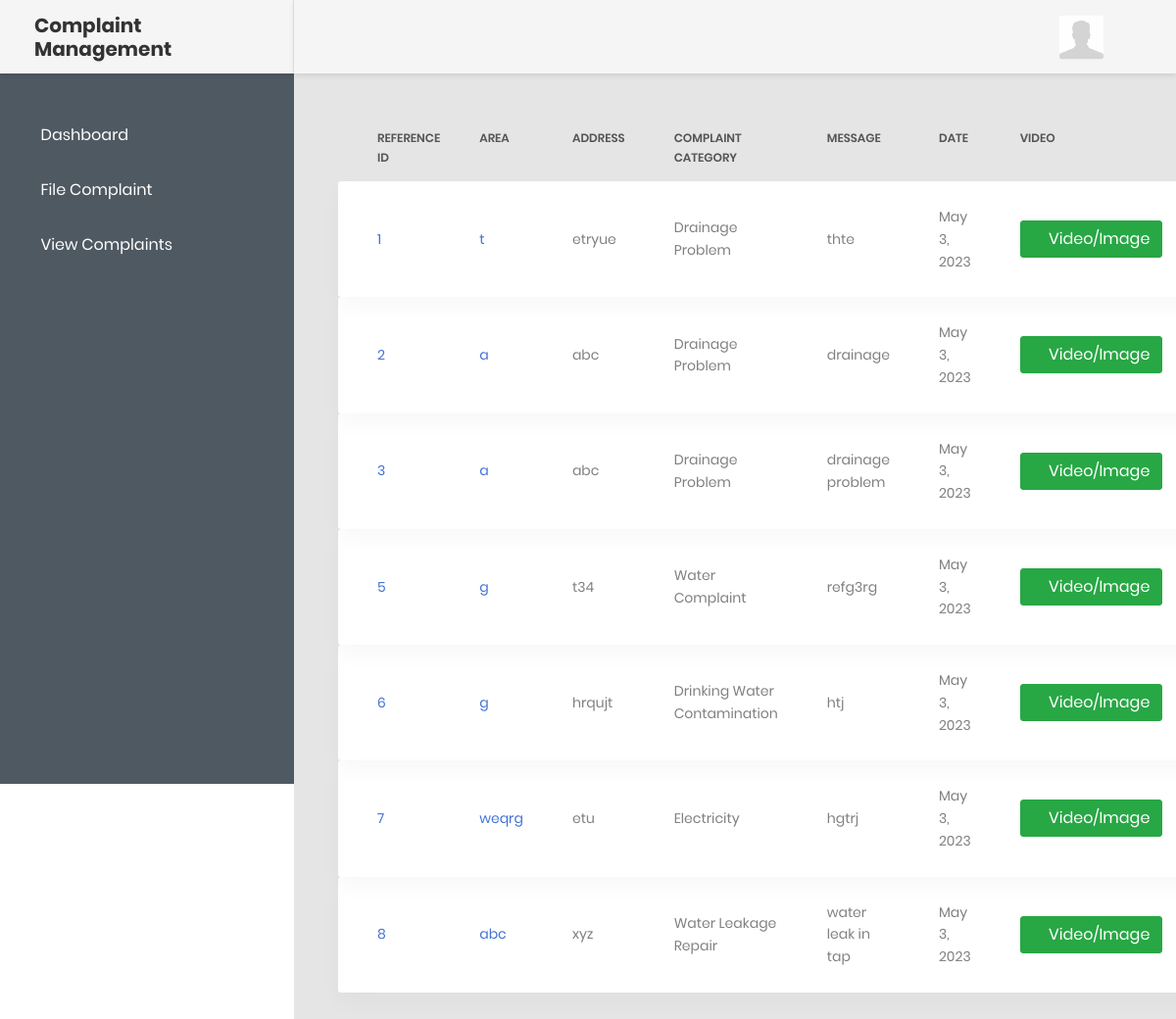
Page /manage_query/ (signed in) on the committed database.
### app/models.py (models this page shows, shortened)
class Rise_Complaint(models.Model):
	reference_id = models.IntegerField(primary_key=True)
	public_id = models.ForeignKey(Public_Detail, on_delete=models.CASCADE,null=True)
	area = models.CharField(max_length=300)
	address = models.TextField(max_length=2000)
	service_id = models.ForeignKey(Category_Detail, on_delete=models.CASCADE,null=True,blank=True)
	msg = models.TextField(max_length=2000)
	date = models.DateField(default=timezone.now(),null=True)
	video = models.FileField('Upload Image/Video',upload_to='video/',null=True)
	status= models.CharField(max_length=300)
	initial_status = models.CharField(max_length=300)

class Category_Detail(models.Model):
    category_name = models.CharField(max_length=30)
    def __str__(self):
        return self.category_name

### app/views.py (the view)
# urls.py: path('manage_query/',views.manage_query,name='manage_query'),
def manage_query(request):
    if request.session.has_key('public'):
        public_id = request.session['p_id']
        ids = Rise_Complaint.objects.filter(public_id=int(public_id))
        return render(request,'manage_query.html',{'ids':ids})
    else:
        return render(request,'public_login.html',{})

### app/templates/manage_query.html (shortened to what this page needs)
{% include 'public_header.html' %}
<div class="table-responsive table-responsive-data2">
    <table class="table table-data2">
        <thead>
            <tr>
                <th>Reference ID</th>
                <th>Area</th>
                <th>Address</th>
                <th>Complaint Category </th>
                <th>Message</th>
                <th>Date</th>
                <th>Video</th>
                <th>Status</th>
            </tr>
        </thead>
        <tbody>
        {% for form in ids %}
            <tr class="tr-shadow">
                <td class="desc">{{ form.reference_id }}</td>
                <td class="desc">{{ form.area }}</td>
                <td>
                    <span> {{ form.address}} </span>
                </td>
                  <td>
                    <span> {{ form.service_id}} </span>
                </td>
                <td>
                    <span> {{ form.msg}} </span>
                </td>
                <td>
                    <span> {{ form.date}} </span>
                </td>
                 <td>
                    <a href="/media/{{ form.video}}" class="btn btn-success" target="_blank"><i class="fa fa-download"> </i> Video/Image</a></span>
                </td>
               <td>
                </td>
            </tr>
            {% empty %}
            <tr class=" alert alert-danger "> No Services </tr>
            {% endfor %}
        </tbody>
    </table>
</div>
{% include 'footer.html' %}

### app/templates/public_header.html (shortened to what this page needs)
<!DOCTYPE html>
<html lang="en">
{% load static %}
<head>
    <link href="{% static 'css/font-face.css' %}" rel='stylesheet'  media="all">
    <link href="{% static 'vendor/font-awesome-4.7/css/font-awesome.min.css'%}" rel="stylesheet" media="all">
    <link href="{% static 'vendor/font-awesome-5/css/fontawesome-all.min.css'%}" rel="stylesheet" media="all">
    <link href="{% static 'vendor/mdi-font/css/material-design-iconic-font.min.css'%}" rel="stylesheet" media="all">
    <link href="{% static 'vendor/bootstrap-4.1/bootstrap.min.css' %}" rel="stylesheet" media="all">
    <link href="{% static 'vendor/animsition/animsition.min.css'%}" rel="stylesheet" media="all">
    <link href="{% static 'vendor/bootstrap-progressbar/bootstrap-progressbar-3.3.4.min.css'%}" rel="stylesheet" media="all">
    <link href="{% static 'vendor/wow/animate.css'%}" rel="stylesheet" media="all">
    <link href="{% static 'vendor/css-hamburgers/hamburgers.min.css'%}" rel="stylesheet" media="all">
    <link href="{% static 'vendor/slick/slick.css" rel="stylesheet'%}" media="all">
    <link href="{% static 'vendor/select2/select2.min.css" rel="stylesheet'%}" media="all">
    <link href="{% static 'vendor/perfect-scrollbar/perfect-scrollbar.css'%}" rel="stylesheet" media="all">
    <link href="{% static 'css/theme.css'%}" rel="stylesheet" media="all">
</head>
<body class="animsition">
    <div class="page-wrapper">
        <aside class="menu-sidebar d-none d-lg-block">
            <div class="logo">
                <a href="{% url 'public_register' %}">
                   <h2 style="font-size: 20px;">Complaint Management </h2>
                </a>
            </div>
            <div class="menu-sidebar__content js-scrollbar1">
                <nav class="navbar-sidebar">
                    <ul class="list-unstyled navbar__list">
                        <li>
                            <a href="/public_dashboard/">
                               <i class="fas fa-tachometer-alt"></i>Dashboard</a>
                        </li>
                        <li>
                            <a href="{% url 'send_query' %}">
                                <i class="fa fa-list"></i>File Complaint</a>
                        </li>
                        <li>
                            <a href="{% url 'manage_query' %}">
                                <i class="fas fa-table"></i>View Complaints</a>
                        </li>
                    </ul>
                </nav>
            </div>
        </aside>
        <div class="page-container">
            <header class="header-desktop">
                <div class="section__content section__content--p30">
                    <div class="container-fluid">
                        <div class="header-wrap">
                                <div class="account-wrap">
                                    <div class="account-item clearfix js-item-menu">
                                        <div class="image">
                                            <img src="/media/documents/16282_blank-user.jpg" alt="John Doe" />
                                        </div>
                                        <div class="content">
                                            <a class="js-acc-btn" href="#"></a>
                                        </div>
                                </div>
                            </div>
                        </div>
                    </div>
                </div>
            </header>
            <div class="main-content">
                <div class="section__content section__content--p30">
                    <div class="container-fluid">

### app/templates/footer.html (shortened to what this page needs)
</div>
</div>
</div>
{% load static %}
</body>
</html>

### app/templates/public_header.html (style rules this page uses)
.menu-sidebar__content { background: #4f5962 !important; }
.navbar-sidebar .navbar__list li a { color: #FFF !important; padding-left: 10px !important; }
.navbar-sidebar { padding-left: 0 !important; padding-right: 0 !important; }

### rows in the picture
Rise_Complaint: reference_id "1", area "t", address "etryue", service_id "Drainage Problem", msg "thte", date "May 3, 2023"
Rise_Complaint: reference_id "2", area "a", address "abc", service_id "Drainage Problem", msg "drainage", date "May 3, 2023"
Rise_Complaint: reference_id "3", area "a", address "abc", service_id "Drainage Problem", msg "drainage problem", date "May 3, 2023"
Rise_Complaint: reference_id "5", area "g", address "t34", service_id "Water Complaint", msg "refg3rg", date "May 3, 2023"
Rise_Complaint: reference_id "6", area "g", address "hrqujt", service_id "Drinking Water Contamination", msg "htj", date "May 3, 2023"
Rise_Complaint: reference_id "7", area "weqrg", address "etu", service_id "Electricity", msg "hgtrj", date "May 3, 2023"
Rise_Complaint: reference_id "8", area "abc", address "xyz", service_id "Water Leakage Repair", msg "water leak in tap", date "May 3, 2023"
